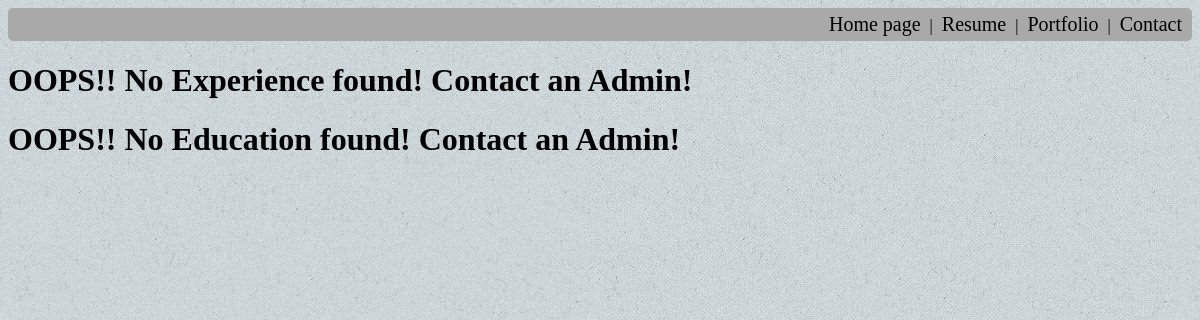
Page /resume/resume/ on the earlier database version.
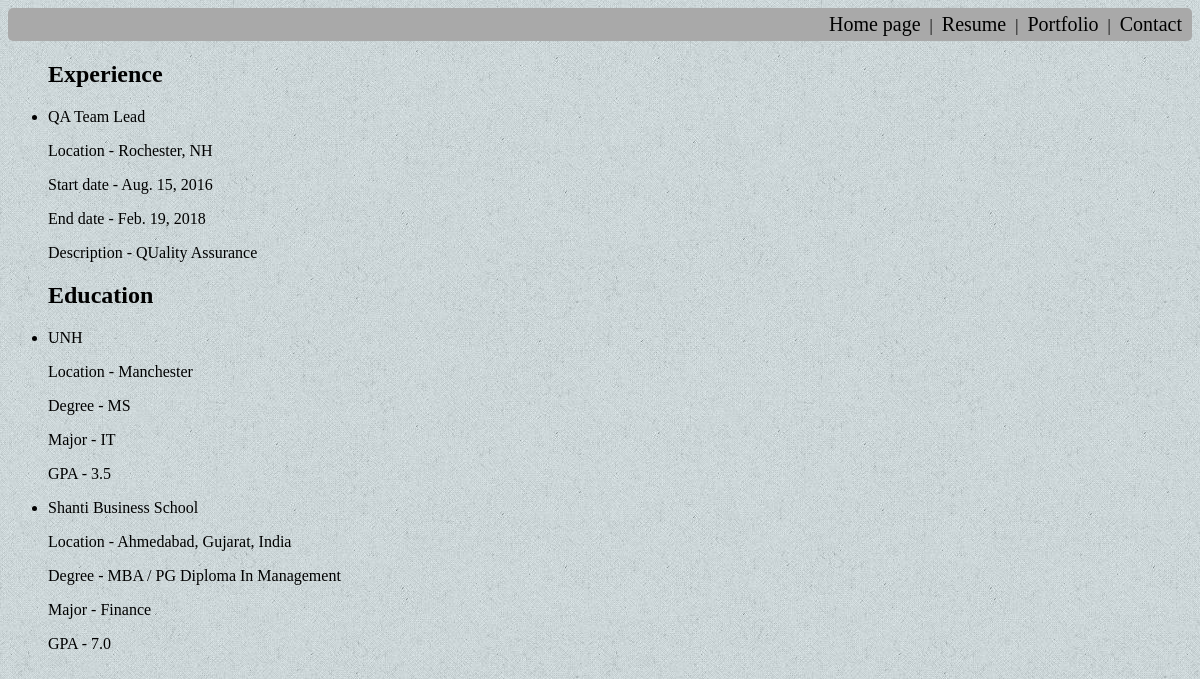
Same page on the later database version.
### resume/models.py (models this page shows, shortened)
class Experience(models.Model):
	title = models.CharField(max_length=255, null=False, blank=False)
	location = models.CharField(max_length=255, null=False, blank=False)
	start_date = models.DateField()
	end_date = models.DateField()
	description = models.CharField(max_length=255, null=False, blank=True)

class Education(models.Model):
	institution_name = models.CharField(max_length=255, null=False, blank=False)
	location = models.CharField(max_length=255, null=False, blank=False)
	degree = models.CharField(max_length=255, null=False, blank=False)
	major = models.CharField(max_length=255, null=False, blank=False)
	gpa = models.FloatField()

### resume/views.py (the view)
# urls.py: path('', views.home, name='home'),
def home(request):
	exp_qs = Experience.objects.all()
	edu_qs= Education.objects.all()
	context = {'Experience' : exp_qs, 'Education' : edu_qs, 'resume':'active'}
	return render(request,'resume/home.html',context)

### resume/templates/resume/home.html
{% extends 'base.html' %}
{% block content %}
	{% if Experience %}
		<ul>
			<h2 class="head">Experience</h2>
			{% for Experience in Experience %}
				<li>{{Experience.title}}</li>
				<p>Location - {{Experience.location}}</p>
				<p>Start date - {{Experience.start_date}}</p>
				<p>End date - {{Experience.end_date}}</p>
				<p>Description - {{Experience.description}}</p>
			{% endfor %}
		</ul>
    {% else %}
		<h1>OOPS!! No Experience found! Contact an Admin!</h1>
	{% endif %}
	{% if Education %}
		<ul>
			<h2 class="head">Education</h2>
			{% for Education in Education %}
				<li>{{Education.institution_name}}</li>
				<p>Location - {{Education.location}}</p>
				<p>Degree - {{Education.degree}}</p>
				<p>Major - {{Education.major}}</p>
				<p>GPA - {{Education.gpa}}</p>
			{% endfor %}
		</ul>
	{% else %}
		<h1>OOPS!! No Education found! Contact an Admin!</h1>
	{% endif %}
{% endblock %}

### templates/base.html (shortened to what this page needs)
{% load static %}
<!DOCTYPE html>
<html>
	<head>
		<link rel="stylesheet" href="{% static 'css/style.css' %}"/>
	</head>
	<body background="static/pictures/img7.jpg">
		<nav>
			<a href="{% url 'home' %}">Home page</a> |
			<a href="{% url 'resume:home' %}">Resume</a> |
			<a href="{% url 'portfolio' %}">Portfolio</a> |
			<a href="{% url 'contact' %}">Contact</a>
		</nav>
		{% block content %}
		{% endblock %}
	</body>
</html>

### static/css/style.css (style rules this page uses)
nav { background: #A9A9A9; padding: 5px; border-radius: 5px; text-align: right; }
nav a { color: black; text-decoration: none; font-size: 1.25em; padding: 5px; }

Differences in the rows shown:
added Experience: title "QA Team Lead", location "Rochester, NH", start_date "Aug. 15, 2016", end_date "Feb. 19, 2018", description "QUality Assurance"
added Education: institution_name "UNH", location "Manchester", degree "MS", major "IT", gpa "3.5"
added Education: institution_name "Shanti Business School", location "Ahmedabad, Gujarat, India", degree "MBA / PG Diploma In Management", major "Finance", gpa "7.0"
Other differences:
text no longer shown: "OOPS!! No Experience found! Contact an Admin! OOPS!! No Education found! Contact an Admin!"
text now shown: "Experience Education"
